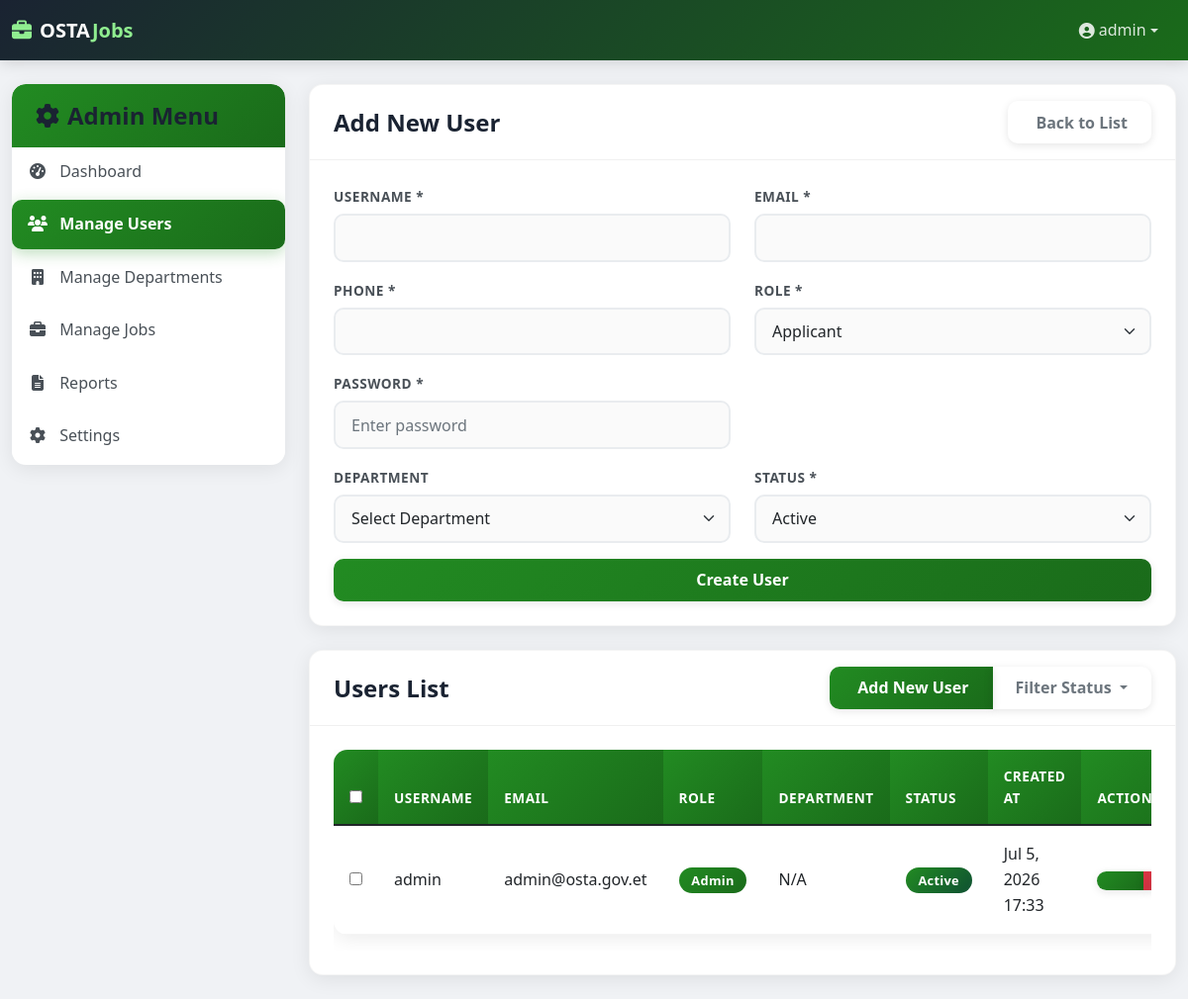
/admin/manage_users.php (signed in), run on the app's committed database.
### tables this page shows
CREATE TABLE IF NOT EXISTS users (
    id INT UNSIGNED AUTO_INCREMENT PRIMARY KEY,
    username VARCHAR(50) UNIQUE NOT NULL,
    email VARCHAR(100) UNIQUE NOT NULL,
    password VARCHAR(255) NOT NULL,
    role ENUM('applicant', 'employer', 'admin') NOT NULL,
    status ENUM('active', 'pending', 'inactive') DEFAULT 'active',
    email_verified TINYINT(1) DEFAULT 0,
    full_name VARCHAR(150),
    first_name VARCHAR(100),
    last_name VARCHAR(100),
    phone VARCHAR(20),
    address TEXT,
    skills TEXT,
    education TEXT,
    experience TEXT,
    department_id INT UNSIGNED,
    account_status VARCHAR(20) DEFAULT 'active',
    api_token VARCHAR(64) NULL,
    api_token_expires DATETIME NULL,
    created_at TIMESTAMP DEFAULT CURRENT_TIMESTAMP,
    updated_at TIMESTAMP DEFAULT CURRENT_TIMESTAMP ON UPDATE CURRENT_TIMESTAMP,
    INDEX idx_role (role),
    INDEX idx_status (status),
    INDEX idx_email (email),
    INDEX idx_department (department_id)
);

### includes/security.php (called while the page is built, shortened)
<?php
function generate_csrf_token() {
    return $_SESSION['csrf_token'];
}

### admin/manage_users.php (the view, shortened to what this page needs)
<?php
require_once '../includes/security.php';
$action = isset($_GET['action']) ? $_GET['action'] : '';
$query = "SELECT u.*, d.name as department_name
          FROM users u
          LEFT JOIN departments d ON u.department_id = d.id
          WHERE 1 = 1 ";
$params = [];
$query .= " ORDER BY u.created_at DESC";
$stmt = $pdo->prepare($query);
$stmt->execute($params);
$users = $stmt->fetchAll();
$user = null;
?>
<?php include '../includes/header.php'; ?>
    <div class="container-fluid mt-4">
        <div class="row">
            <div class="col-md-3">
                <div class="card dashboard-card">
                    <div class="card-header bg-gradient-primary text-white">
                        <h3 class="mb-0"><i class="fas fa-cog me-2"></i>Admin Menu</h3>
                    </div>
                    <div class="list-group list-group-flush dashboard-sidebar">
                        <a href="dashboard.php" class="list-group-item list-group-item-action">
                            <i class="fas fa-tachometer-alt me-2"></i> Dashboard
                        </a>
                        <a href="manage_users.php" class="list-group-item list-group-item-action active">
                            <i class="fas fa-users me-2"></i> Manage Users
                        </a>
                        <a href="manage_departments.php" class="list-group-item list-group-item-action">
                            <i class="fas fa-building me-2"></i> Manage Departments
                        </a>
                        <a href="manage_jobs.php" class="list-group-item list-group-item-action">
                            <i class="fas fa-briefcase me-2"></i> Manage Jobs
                        </a>
                        <a href="reports.php" class="list-group-item list-group-item-action">
                            <i class="fas fa-file-alt me-2"></i> Reports
                        </a>
                        <a href="settings.php" class="list-group-item list-group-item-action">
                            <i class="fas fa-cog me-2"></i> Settings
                        </a>
                    </div>
                </div>
            </div>
            <div class="col-md-9">
                <div class="card mb-4">
                    <div class="card-header d-flex justify-content-between align-items-center">
                        <h3 class="mb-0"><?php echo $action === 'edit' ? 'Edit User' : 'Add New User'; ?></h3>
                        <a href="manage_users.php" class="btn btn-outline-secondary">
                            <i class="bi bi-arrow-left me-1"></i> Back to List
                        </a>
                    </div>
                    <div class="card-body">
                        <form method="POST" action="">
                            <div class="row">
                                <div class="col-md-6 mb-3">
                                    <label for="username" class="form-label">Username *</label>
                                    <input type="text" class="form-control" id="username" name="username"
                                           value="<?php echo $user ? htmlspecialchars($user['username']) : ''; ?>" required>
                                </div>
                                <div class="col-md-6 mb-3">
                                    <label for="email" class="form-label">Email *</label>
                                    <input type="email" class="form-control" id="email" name="email"
                                           value="<?php echo $user ? htmlspecialchars($user['email']) : ''; ?>" required>
                                </div>
                            </div>
                            <div class="row">
                                <div class="col-md-6 mb-3">
                                    <label for="phone" class="form-label">Phone *</label>
                                    <input type="tel" class="form-control" id="phone" name="phone"
                                           value="<?php echo $user ? htmlspecialchars($user['phone']) : ''; ?>" required>
                                </div>
                                <div class="col-md-6 mb-3">
                                    <label for="role" class="form-label">Role *</label>
                                    <select class="form-select" id="role" name="role" required>
                                        <option value="applicant" <?php echo $user && $user['role'] === 'applicant' ? 'selected' : ''; ?>>Applicant</option>
                                    </select>
                                </div>
                            </div>
                            <div class="row">
                                <div class="col-md-6 mb-3">
                                    <label for="password" class="form-label">Password <?php echo $action !== 'edit' ? '*' : ''; ?></label>
                                    <input type="password" class="form-control" id="password" name="password"
                                           placeholder="<?php echo $action === 'edit' ? 'Leave blank to keep current password' : 'Enter password'; ?>">
                                </div>
                            </div>
                            <div class="row">
                                <div class="col-md-6 mb-3">
                                    <label for="department_id" class="form-label">Department</label>
                                    <select class="form-select" id="department_id" name="department_id">
                                        <option value="">Select Department</option>
                                    </select>
                                </div>
                                <div class="col-md-6 mb-3">
                                    <label for="status" class="form-label">Status *</label>
                                    <select class="form-select" id="status" name="status" required>
                                        <option value="active" <?php echo $user && $user['status'] === 'active' ? 'selected' : ''; ?>>Active</option>
                                    </select>
                                </div>
                            </div>
                            <div class="d-grid">
                                <button type="submit" class="btn btn-primary">
                                    <?php echo $action === 'edit' ? 'Update User' : 'Create User'; ?>
                                </button>
                            </div>
                        </form>
                    </div>
                </div>
                <div class="card">
                    <div class="card-header d-flex justify-content-between align-items-center">
                        <h3 class="mb-0">Users List</h3>
                        <div class="btn-group">
                            <a href="manage_users.php?action=add" class="btn btn-primary">
                                <i class="bi bi-plus-circle me-1"></i> Add New User
                            </a>
                            <div class="btn-group">
                                <button type="button" class="btn btn-outline-secondary dropdown-toggle" data-bs-toggle="dropdown">
                                    Filter Status
                                </button>
                            </div>
                        </div>
                    </div>
                    <div class="card-body">
                        <form method="POST" id="bulkForm">
                        <div class="table-responsive">
                            <table class="table table-hover" id="usersTable">
                                <thead>
                                    <tr>
                                        <th><input type="checkbox" id="selectAll"></th>
                                        <th>Username</th>
                                        <th>Email</th>
                                        <th>Role</th>
                                        <th>Department</th>
                                        <th>Status</th>
                                        <th>Created At</th>
                                        <th>Actions</th>
                                    </tr>
                                </thead>
                                <tbody>
                                    <?php foreach ($users as $user): ?>
                                        <tr>
                                            <td><input type="checkbox" name="selected_users[]" value="<?php echo $user['id']; ?>" class="user-checkbox"></td>
                                            <td><?php echo htmlspecialchars($user['username']); ?></td>
                                            <td><?php echo htmlspecialchars($user['email']); ?></td>
                                            <td>
                                                <span class="badge bg-<?php
                                                    echo $user['role'] === 'admin' ? 'primary' :
                                                    ($user['role'] === 'employer' ? 'success' : 'info');
                                                ?>">
                                                    <?php echo ucfirst($user['role']); ?>
                                                </span>
                                            </td>
                                            <td><?php echo $user['department_name'] ?? 'N/A'; ?></td>
                                            <td>
                                                <span class="badge bg-<?php
                                                    echo $user['status'] === 'active' ? 'success' :
                                                    ($user['status'] === 'pending' ? 'warning' : 'danger');
                                                ?>">
                                                    <?php echo ucfirst($user['status']); ?>
                                                </span>
                                            </td>
                                            <td><?php echo date('M j, Y H:i', strtotime($user['created_at'])); ?></td>
                                            <td>
                                                <div class="btn-group">
                                                    <a href="manage_users.php?action=edit&id=<?php echo $user['id']; ?>"
                                                       class="btn btn-sm btn-primary">
                                                    </a>
                                                    <a href="manage_users.php?action=delete&id=<?php echo $user['id']; ?>&csrf_token=<?php echo urlencode(generate_csrf_token()); ?>"
                                                       class="btn btn-sm btn-danger"
                                                       onclick="return confirm('Are you sure you want to delete this user?')">
                                                    </a>
                                                </div>
                                            </td>
                                        </tr>
                                    <?php endforeach; ?>
                                </tbody>
                            </table>
                        </div>
                        </form>
                    </div>
                </div>
            </div>
        </div>
    </div>
    <?php include '../includes/footer.php'; ?>
    <link rel="stylesheet" href="https://cdn.datatables.net/1.10.24/css/dataTables.bootstrap5.min.css">

### assets/css/styles.css (style rules this page uses)
:root { --osta-green: #228B22; --osta-green-dark: #1a6b1a; --osta-green-light: #90EE90; --osta-red: #DC143C; --osta-gold: #DAA520; --osta-dark: #1a2332; --primary: #228B22; --primary-dark: #1a6b1a; --primary-light: #90EE90; --secondary: #6c757d; --success: #228B22; --info: #0dcaf0; --warning: #ffc107; --danger: #dc3545; --light: #f8f9fa; --dark: #1a2332; --body-bg: #f0f2f5; --card-shadow: 0 4px 20px rgba(0,0,0,0.08); --transition: all 0.3s ease; --gradient-primary: linear-gradient(135deg, #228B22, #1a6b1a); --gradient-success: linear-gradient(135deg, #228B22, #0f5132); --gradient-info: linear-gradient(135deg, #0dcaf0, #087990); --gradient-warning: linear-gradient(135deg, #ffc107, #cc9a06); --gradient-danger: linear-gradient(135deg, #dc3545, #b02a37); --gradient-dark: linear-gradient(135deg, #1a2332, #2d3e50); }
*, *::before, *::after { box-sizing: border-box; }
body { font-family: 'Segoe UI', Tahoma, Geneva, Verdana, sans-serif; background-color: var(--body-bg); color: #333; line-height: 1.6; margin: 0; padding: 0; }
a { color: var(--osta-green); text-decoration: none; transition: var(--transition); }
h1, h2, h3, h4, h5, h6 { font-weight: 700; margin-bottom: 1rem; color: var(--dark); line-height: 1.3; }
h3 { font-size: 1.5rem; }
.btn { padding: 0.6rem 1.5rem; border-radius: 10px; font-weight: 600; transition: var(--transition); border: none; box-shadow: 0 2px 8px rgba(0, 0, 0, 0.1); }
.btn-primary { background: var(--gradient-primary); color: white; }
.btn-danger { background: var(--gradient-danger); color: white; }
.form-control, .form-select { padding: 0.65rem 1rem; border-radius: 10px; border: 2px solid #e9ecef; transition: var(--transition); background-color: #fafafa; }
.form-label { font-weight: 600; font-size: 0.85rem; text-transform: uppercase; letter-spacing: 0.5px; color: #495057; margin-bottom: 6px; }
.card { border: none; border-radius: 14px; box-shadow: 0 4px 20px rgba(0, 0, 0, 0.08); transition: var(--transition); margin-bottom: 1.5rem; overflow: hidden; border: 1px solid rgba(0, 0, 0, 0.04); background: white; }
.card-header { background: white; border-bottom: 1px solid rgba(0, 0, 0, 0.06); font-weight: 600; padding: 1rem 1.5rem; border-radius: 14px 14px 0 0 !important; }
.card-body { padding: 1.5rem; }
.dashboard-card { border-radius: 14px; overflow: hidden; transition: var(--transition); border: none; box-shadow: 0 4px 20px rgba(0, 0, 0, 0.08); }
.table { background-color: white; border-radius: 14px; overflow: hidden; box-shadow: 0 4px 20px rgba(0, 0, 0, 0.08); }
.table thead th { background: var(--gradient-primary); color: white; border: none; font-weight: 600; padding: 1rem; font-size: 0.85rem; text-transform: uppercase; letter-spacing: 0.5px; }
.table tbody td { padding: 1rem; vertical-align: middle; border-bottom: 1px solid rgba(0, 0, 0, 0.04); }
.badge { padding: 0.5em 1em; font-weight: 600; border-radius: 50px; font-size: 0.8rem; letter-spacing: 0.3px; }
.badge.bg-primary { background: var(--gradient-primary) !important; }
.badge.bg-success { background: var(--gradient-success) !important; }
.dashboard-sidebar .list-group-item { border: none; border-radius: 10px; margin-bottom: 0.25rem; transition: var(--transition); padding: 0.75rem 1rem; font-weight: 500; color: #495057; }
.dashboard-sidebar .list-group-item.active { background: var(--gradient-primary); color: white; font-weight: 600; box-shadow: 0 4px 15px rgba(34, 139, 34, 0.3); }
.dashboard-sidebar .list-group-item i { width: 20px; text-align: center; margin-right: 0.75rem; }
.list-group-item { border: none; border-radius: 0; padding: 0.75rem 1rem; transition: var(--transition); }
.bg-gradient-primary { background: var(--gradient-primary) !important; }

### data on the page
users: username "admin", email "admin@osta.gov.et", role "Admin", department_name "N/A", status "Active", created_at "Jul 5, 2026 17:33"

### other printed values
$username "admin"
